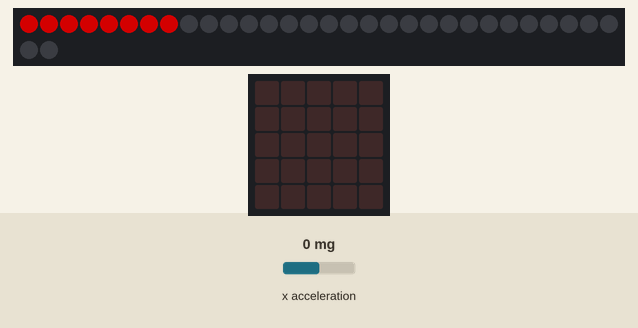
Bench run of a program on a simulated BBC micro:bit (MakeCode). Parts: 32 RGB LEDs in strip order, left to right, continuing on the next row, the board's 5×5 LED display. Inputs (shaded band) come from the test bench; at power-on: x acceleration 0 mg. Dim RGB values are drawn brighter than linear.

Above: at 1.2 s.
1.3 s: x acceleration set to 750 mg
At 3.2 s:
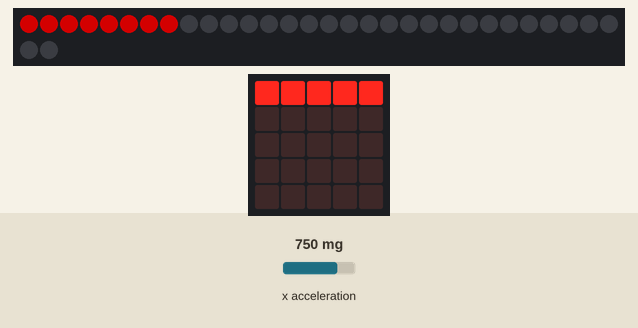
3.5 s: x acceleration set to -1440 mg
At 3.94 s:
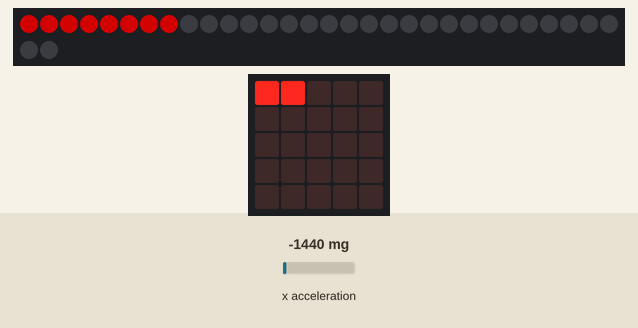
5.7 s: x acceleration set to 1440 mg
At 5.86 s:
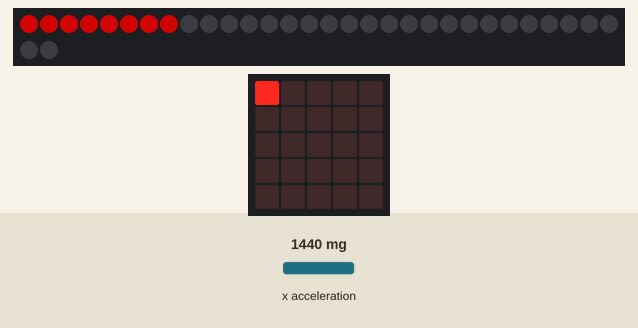
7.7 s: x acceleration set to -750 mg
At 8.09 s:
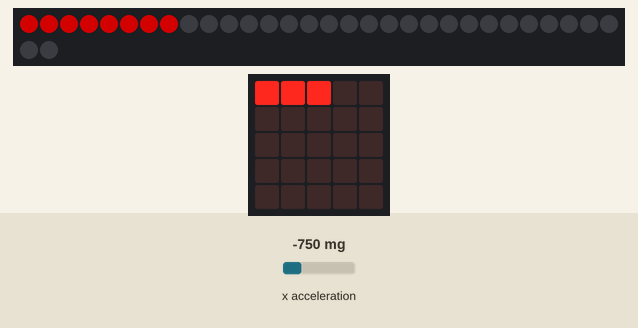
10.0 s: x acceleration set to 37 mg
At 10.58 s:
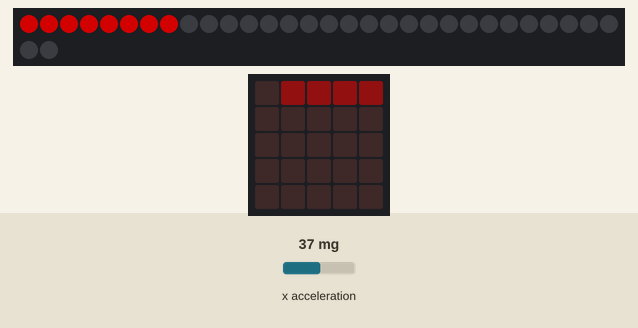
12.2 s: x acceleration set to 0 mg
At 12.6 s:
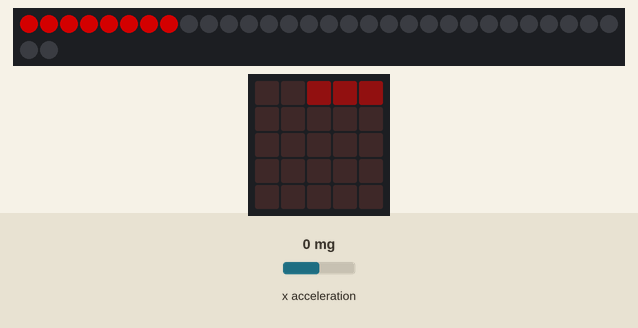
Timing chart, 0 to 15.2 s (numbered marks = the images above; inputs shaded):
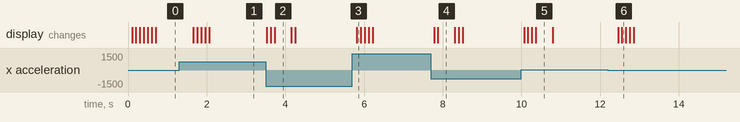

Measured:
- after the input at 1.3 s, the display: first changes after 0.36 s (image 1 shows a later state)
- after the input at 3.5 s, the display: first changes at once (image 2 shows a later state)
- after the input at 5.7 s, the display: changes after 0.11 s (image 3)
- after the input at 7.7 s, the display: first changes after 0.08 s (image 4 shows a later state)
- after the input at 10.0 s, the display: first changes after 0.07 s (image 5 shows a later state)
- after the input at 12.2 s, the display: first changes after 0.26 s (image 6 shows a later state)
- what the display in image 2 shows lasts 0.5 s, from 3.7 s to 4.2 s

The program:

main.ts
```typescript
let strip = neopixel.create(DigitalPin.P0, 32, NeoPixelMode.RGB)
strip.clear()
basic.forever(function () {
    for (let indeks = 0; indeks <= 7; indeks++) {
        led.plotBrightness(indeks, 0, input.acceleration(Dimension.X) / 2)
        strip.setPixelColor(indeks, neopixel.colors(NeoPixelColors.Red))
        strip.show()
        basic.pause(100)
    }
})
```

test.ts
```typescript
// test ender her, dette bliver ikke kompileret, når denne pakke bruges som en udvidelse.
```
